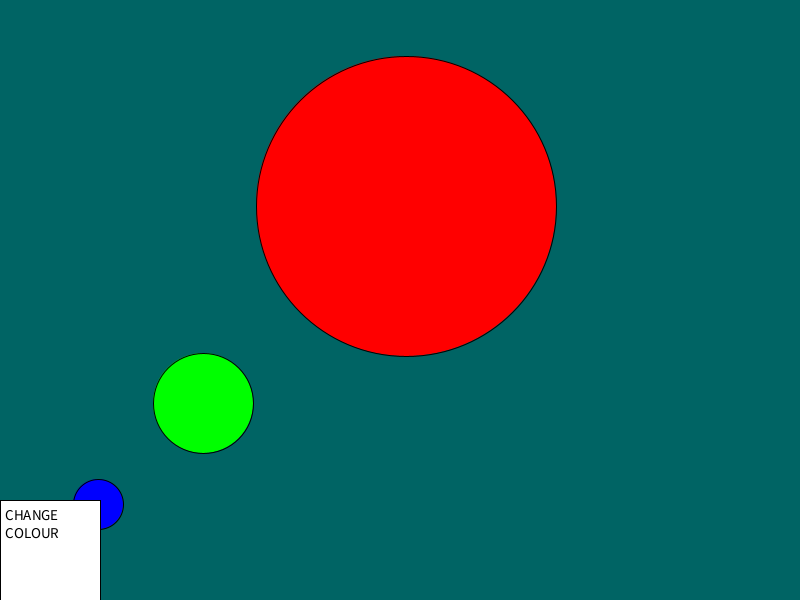
Frame 1 (no input)
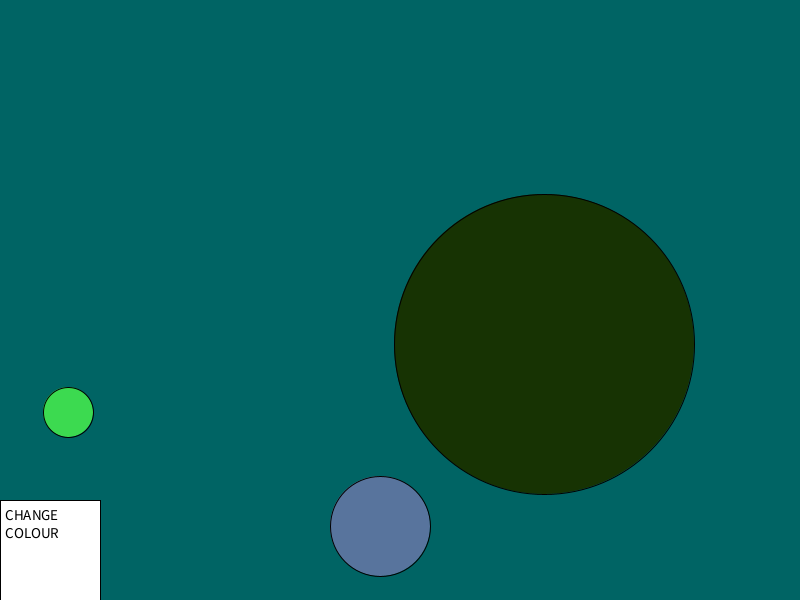
Frame 60 (the mouse pressed at the canvas centre just before this capture)
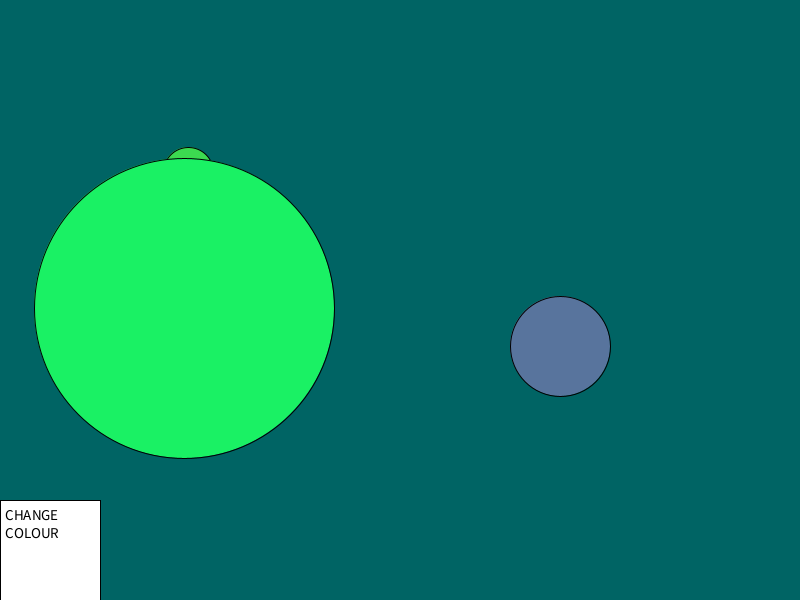
Frame 120 (the mouse held since frame 60 and released just before this capture)

The Processing sketch that drew these frames (run headless with seeded random() and noise(); from frame 60 on, the mouse is pressed at the canvas centre):

// Processing sketch: Q2
// ── Q2.pde
// Carson Jones
// February 13, 2026
// Interactive ball simulation with colour changes, resizing, and removal

// A list to store all of the Ball objects
ArrayList<Ball> balls;

// Button used to change the colour of all balls
Button colourChange;

// Changes all balls to the colour selected by the button
void changeColours() {
  color newColour = colourChange.getColour();
  for (Ball currentBall : balls) currentBall.changeColour(newColour);
}

void setup()
{
  // Sets up the window size and background colour
  size(800, 600);
  background(0, 100, 100);

  // Initializes the ArrayList of balls
  balls = new ArrayList<Ball>();

  // Adds several initial balls with different properties
  balls.add(new Ball(200, 400, 50, #00FF00, 3, 3));
  balls.add(new Ball(400, 200, 150, #FF0000, 6, 6));
  balls.add(new Ball(100, 500, 25, #0000FF, -2, 4));
  
  // Prints the initial number of balls
  println("The size of balls is: " + balls.size());
  
  // Creates the colour-change button
  colourChange = new Button(0, height-100, 100, 100, #FFFFFF, "CHANGE \nCOLOUR");
}

void draw()
{
  // Clears and redraws the background each frame
  background(0, 100, 100);

  // Loops through the balls list backwards to safely remove dead balls
  for (int i = balls.size() - 1; i >= 0; i--) {
    Ball b = balls.get(i);

    // Updates position and draws the ball
    b.move();
    b.draw();
    
    // Draws the colour-change button
    colourChange.draw();
    
    // Removes the ball if it is marked as dead
    if (b.dead) {
      balls.remove(i);
    }
  }
}

// Handles mouse click events
void mouseReleased() {
  // Changes all ball colours if the button is clicked
  if (colourChange.isClicked(mouseX, mouseY)) {
    changeColours();
  } 
  // Otherwise, adds a new ball at the mouse position with random properties
  else balls.add(new Ball(
    mouseX, 
    mouseY, 
    int(random(25, 100)), 
    color(int(random(0xff)), int(random(0xff)), int(random(0xff))), 
    int(random(-5, 6)), 
    int(random(-5, 6))
  ));
}

// Handles key press events
void keyPressed() {
  switch(key) {
  // Increases the size of all balls
  case '=':
    for (Ball currentBall : balls) currentBall.sizeChange(1);
    break;
  // Decreases the size of all balls
  case '-':
    for (Ball currentBall : balls) currentBall.sizeChange(-1);
    break;
  }
}

// ── Balls.pde
class Ball
{
  // Location
  int x;
  int y;

  int radius; // Size

  // Speed for moving the ball
  int xSpeed;
  int ySpeed;

  // Color
  color colour;

  // Collision count
  int collisions;

  // Dead
  boolean dead;

  Ball(int xArg, int yArg, int radiusArg, color colourArg, int xSpeedArg, int ySpeedArg)
  {
    x = xArg;
    y = yArg;
    radius = radiusArg;
    colour = colourArg;
    xSpeed = xSpeedArg;
    ySpeed = ySpeedArg;
    collisions = 0;
  }

  void draw()
  {
    fill(colour);
    ellipse(x, y, radius*2, radius*2);
  }

  void move()
  {
    // Move the ball
    x=x+xSpeed;
    y=y+ySpeed;

    // Check to see if the ball is hitting an edge.
    // See if the face is at the right side.
    if (x+radius>width)
    {
      // At the right side
      xSpeed = -1*abs(xSpeed);
      handleCollisisionm();
    } else if (x<radius)
    {
      // At the left side
      xSpeed = abs(xSpeed);
      handleCollisisionm();
    }

    // See if the face is at the bottom or top.
    if (y+radius>height)
    {
      // At the bottom side
      ySpeed = -1*abs(ySpeed);
      handleCollisisionm();
    } else if (y<radius)
    {
      // At the top side
      ySpeed = abs(ySpeed);
      handleCollisisionm();
    }
  }
  void handleCollisisionm() {
    changeColourRandom();
    collisions++;
    if (collisions >= 10) {
      deleteBall();
    }
  }

  void changeColourRandom() {
    changeColour(color(int(random(0xff)), int(random(0xff)), int(random(0xff))));
  }

  void changeColour(color newColour) {
    colour = newColour;
  }

  void deleteBall() {
    dead = true;
  }
  void sizeChange(int change) {
    radius += change;
    radius = constrain(radius,1,200);
  }
}

// ── Button.pde

class Button
{
  int x; // The x location of the button
  int y; // The y location of the button

  // The size of the button
  int width;
  int height;

  // The color of the button
  color colour;

  String text;

  // The constructor setting all properties
  Button(int xArg, int yArg, int widthArg, int heightArg, color colourArg, String textArg)
  {
    x=xArg;
    y=yArg;
    width = widthArg;
    height = heightArg;
    colour = colourArg;
    text = textArg;
  }

  // The constructor setting only the (x,y) and the text.
  // Default size is 100x50 and default color is Green.
  Button(int xArg, int yArg, String textArg)
  {
    x=xArg;
    y=yArg;
    text = textArg;
    width = 100;
    height = 50;
  }
  color getColour() {
    return(colour);
  }

  void draw()
  {
    // Draw the button
    fill(colour);
    rect(x, y, width, height);
    fill(0);
    textSize(15);
    text(text, x+5, y+20);
  }

  boolean isClicked(int xArg, int yArg)
  {
    if (xArg>=x && xArg <= (x + width) && yArg >= y && yArg <= (y + height))
    {
      return true;
    } else
    {
      return false;
    }
  }

}
